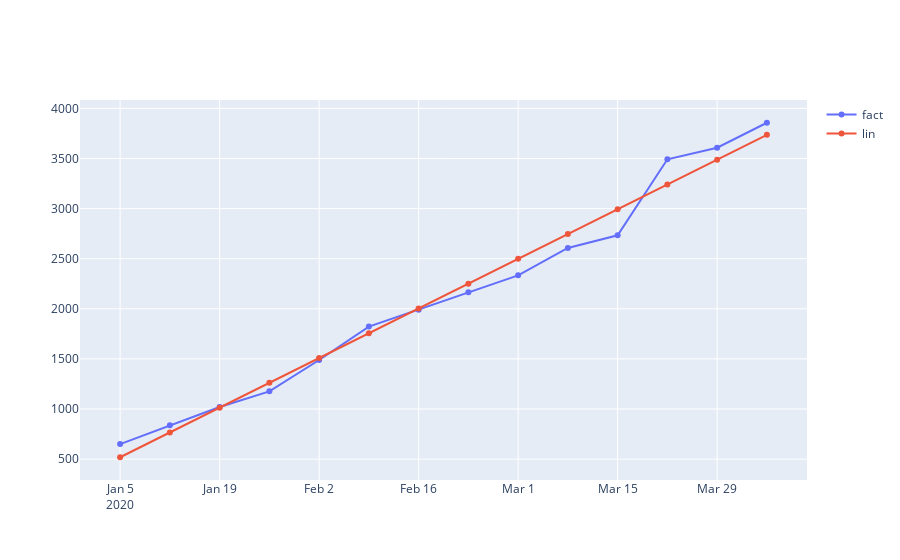

The code cell stored with this chart in its notebook:
### Code cell
iplot([
    go.Scatter(x=df['date'], y=df['orders'], name='fact'),
    go.Scatter(x=df['date'], y=model.predict(x_new), name='lin')
])
